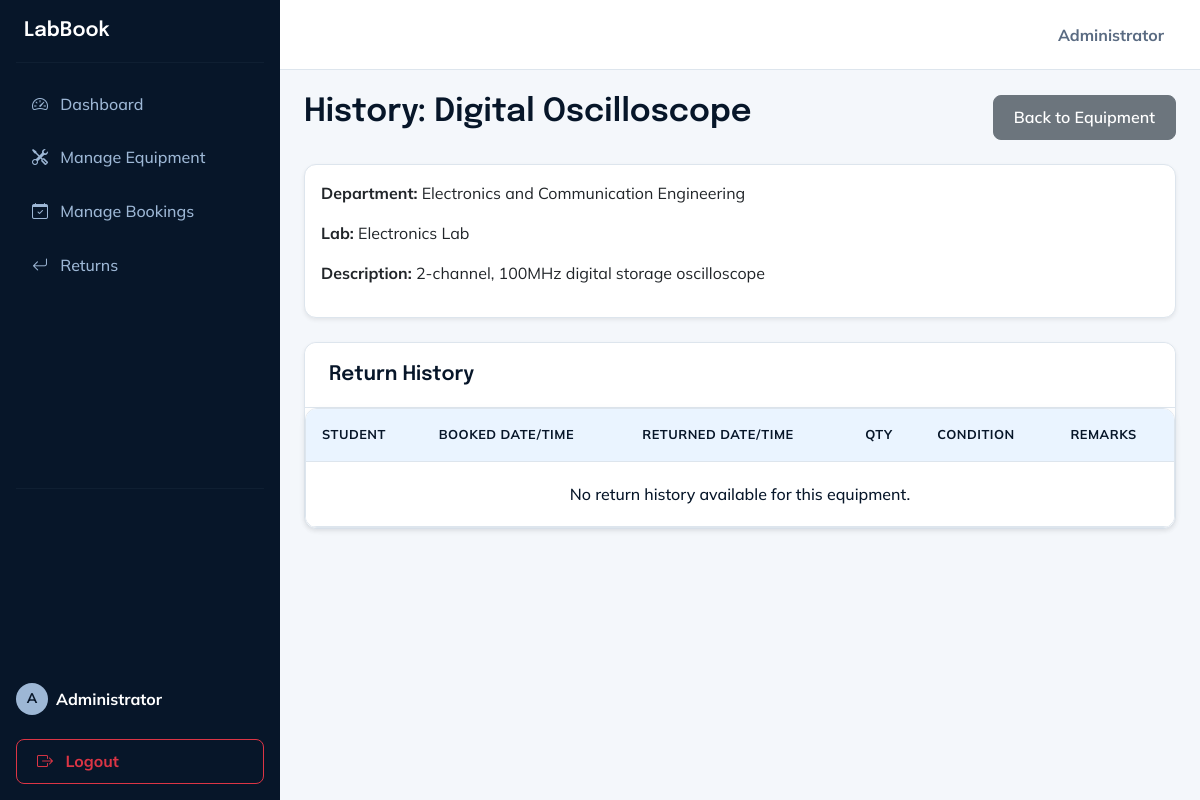
Screenshot of /admin/equipment/1/history (signed in) with the database file from the repository.
### tables this page shows
CREATE TABLE equipment (
            id INTEGER PRIMARY KEY AUTOINCREMENT,
            name TEXT NOT NULL,
            description TEXT,
            lab_name TEXT NOT NULL,
            quantity INTEGER NOT NULL,
            available_quantity INTEGER NOT NULL,
            status TEXT NOT NULL DEFAULT 'Available'
        , department TEXT DEFAULT 'Information Technology');

### app.py (the view)
@app.route('/admin/equipment/<int:id>/history')
@admin_required
def equipment_history(id):
    conn = get_db_connection()
    equipment = conn.execute('SELECT * FROM equipment WHERE id = ?', (id,)).fetchone()
    if not equipment:
        flash('Equipment not found.', 'danger')
        conn.close()
        return redirect(url_for('admin_equipment'))
    history = conn.execute('''
        SELECT r.*, b.booking_date, b.start_time, b.expected_return_date, b.expected_return_time, b.quantity, u.name as student_name
        FROM returns r
        JOIN bookings b ON r.booking_id = b.id
        JOIN users u ON b.user_id = u.id
        WHERE b.equipment_id = ?
        ORDER BY r.returned_date DESC, r.returned_time DESC
    ''', (id,)).fetchall()
    conn.close()
    return render_template('admin/equipment_history.html', equipment=equipment, history=history)

### app.py (called while the page is built)
def admin_required(f):
    @wraps(f)
    def decorated_function(*args, **kwargs):
        if 'user_id' not in session or session.get('role') != 'admin':
            flash('Admin access required.', 'danger')
            return redirect(url_for('login'))
        return f(*args, **kwargs)
    return decorated_function

### database.py (called while the page is built)
def get_db_connection():
    conn = sqlite3.connect(DATABASE)
    conn.row_factory = sqlite3.Row
    return conn

### templates/admin/equipment_history.html
{% extends 'base.html' %}
{% block content %}
<div class="d-flex justify-content-between align-items-center mb-4">
    <h2>History: {{ equipment.name }}</h2>
    <a href="{{ url_for('admin_equipment') }}" class="btn btn-secondary">Back to Equipment</a>
</div>
<div class="card shadow-sm mb-4">
    <div class="card-body">
        <p><strong>Department:</strong> {{ equipment.department }}</p>
        <p><strong>Lab:</strong> {{ equipment.lab_name }}</p>
        <p><strong>Description:</strong> {{ equipment.description }}</p>
    </div>
</div>
<div class="card shadow-sm">
    <div class="card-header bg-white">
        <h5 class="mb-0">Return History</h5>
    </div>
    <div class="card-body p-0">
        <div class="table-responsive">
            <table class="table table-hover mb-0">
                <thead class="table-light">
                    <tr>
                        <th>Student</th>
                        <th>Booked Date/Time</th>
                        <th>Returned Date/Time</th>
                        <th>Qty</th>
                        <th>Condition</th>
                        <th>Remarks</th>
                    </tr>
                </thead>
                <tbody>
                    {% for r in history %}
                    <tr>
                        <td>{{ r.student_name }}</td>
                        <td>{{ r.booking_date }} {{ r.start_time }}</td>
                        <td>{{ r.returned_date }} {{ r.returned_time }}</td>
                        <td>{{ r.quantity }}</td>
                        <td>
                            {% if r.condition == 'Good' %}<span class="badge bg-success">Good</span>
                            {% elif r.condition == 'Fair' %}<span class="badge bg-warning">Fair</span>
                            {% elif r.condition == 'Poor' %}<span class="badge bg-danger">Poor</span>
                            {% else %}<span class="badge bg-secondary">{{ r.condition }}</span>{% endif %}
                        </td>
                        <td>{{ r.remarks }}</td>
                    </tr>
                    {% else %}
                    <tr>
                        <td colspan="6" class="text-center">No return history available for this equipment.</td>
                    </tr>
                    {% endfor %}
                </tbody>
            </table>
        </div>
    </div>
</div>
{% endblock %}

### static/css/style.css (style rules this page uses)
:root { --frost-navy: #071629; --deep-winter-blue: #17345C; --icy-steel: #9DB7D5; --frost-mist: #EAF4FF; --snow-white: #FFFFFF; --text-primary: #071629; --text-secondary: #5a6b82; --page-background: #F4F7FB; --border-color: #DDE5ED; --shadow-sm: 0 2px 8px rgba(7, 22, 41, 0.04); --shadow-md: 0 6px 20px rgba(7, 22, 41, 0.08); --shadow-lg: 0 12px 30px rgba(7, 22, 41, 0.12); --radius-sm: 8px; --radius-md: 12px; --radius-lg: 16px; --radius-xl: 24px; }
body { font-family: 'Mulish', sans-serif; background-color: var(--page-background); color: var(--text-primary); margin: 0; overflow-x: hidden; }
h1, h2, h3, h4, h5, h6, .navbar-brand, .branding-text { font-family: 'Epilogue', sans-serif; color: var(--text-primary); font-weight: 600; }
.card { background-color: var(--snow-white); border: 1px solid var(--border-color); border-radius: var(--radius-md); box-shadow: var(--shadow-sm); transition: transform 0.2s ease, box-shadow 0.2s ease; margin-bottom: 1.5rem; }
.card-header { background-color: var(--snow-white) !important; border-bottom: 1px solid var(--border-color); color: var(--text-primary) !important; border-top-left-radius: var(--radius-md) !important; border-top-right-radius: var(--radius-md) !important; font-weight: 700; padding: 1.25rem 1.5rem; }
.btn { border-radius: var(--radius-sm); font-weight: 600; padding: 0.6rem 1.25rem; transition: all 0.2s ease-in-out; }
.table-responsive { border-radius: var(--radius-md); border: 1px solid var(--border-color); background: var(--snow-white); box-shadow: var(--shadow-sm); }
.table { margin-bottom: 0; background-color: var(--snow-white); }
.table thead th { background-color: var(--frost-mist) !important; color: var(--text-primary) !important; border-bottom: 1px solid var(--border-color); font-weight: 700; padding: 1rem; text-transform: uppercase; font-size: 0.8rem; letter-spacing: 0.5px; }
.table tbody td { padding: 1.25rem 1rem; vertical-align: middle; border-bottom: 1px solid var(--border-color); color: var(--text-primary); font-weight: 500; }

### rows the page displays
equipment: name "Digital Oscilloscope", department "Electronics and Communication Engineering", lab_name "Electronics Lab", description "2-channel, 100MHz digital storage oscilloscope"

### other values shown
{{ session.get('name')[:1] | upper }} "A"
{{ session.get('name') }} "Administrator"
